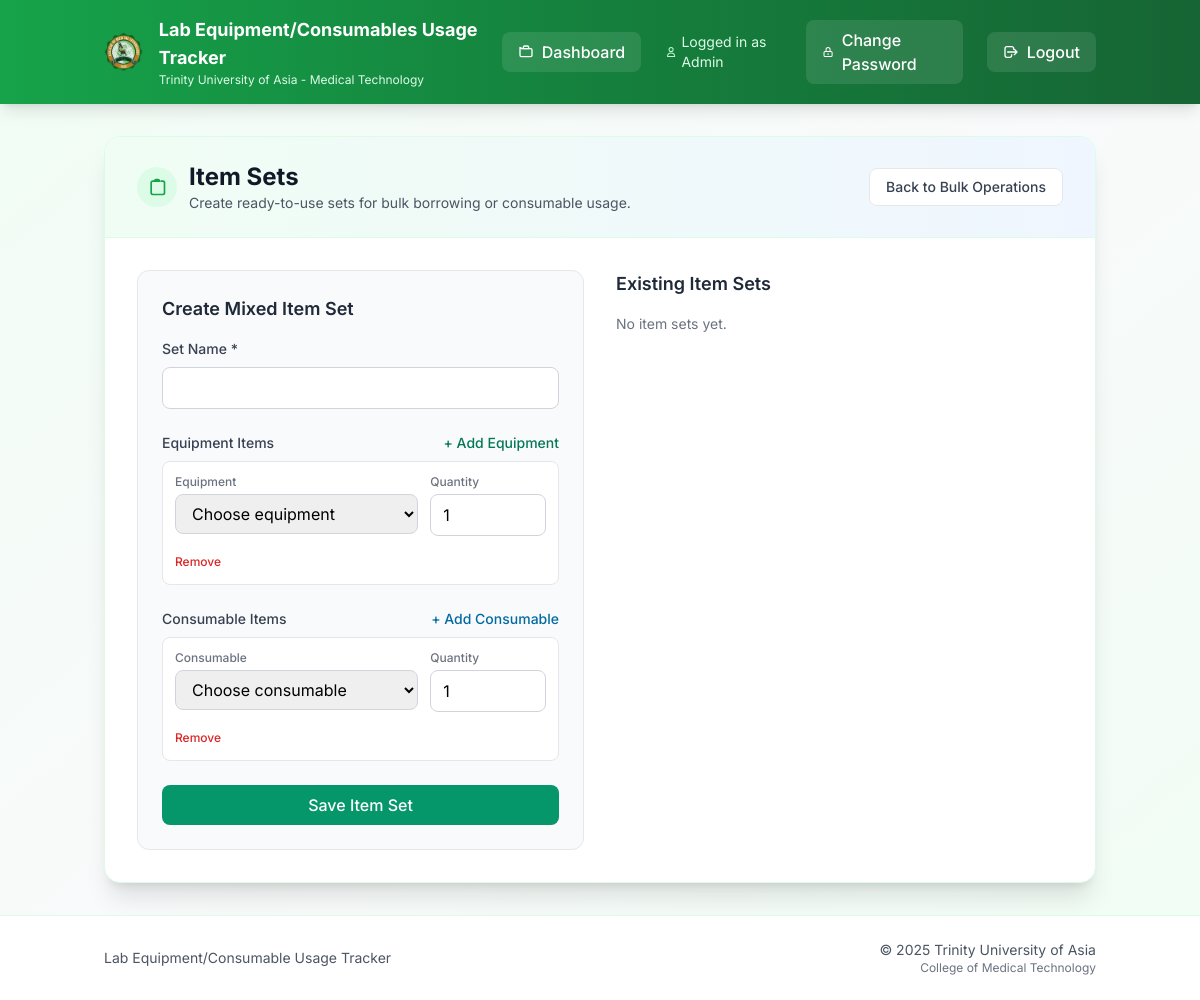
The app's page /item_sets (signed in), older data.
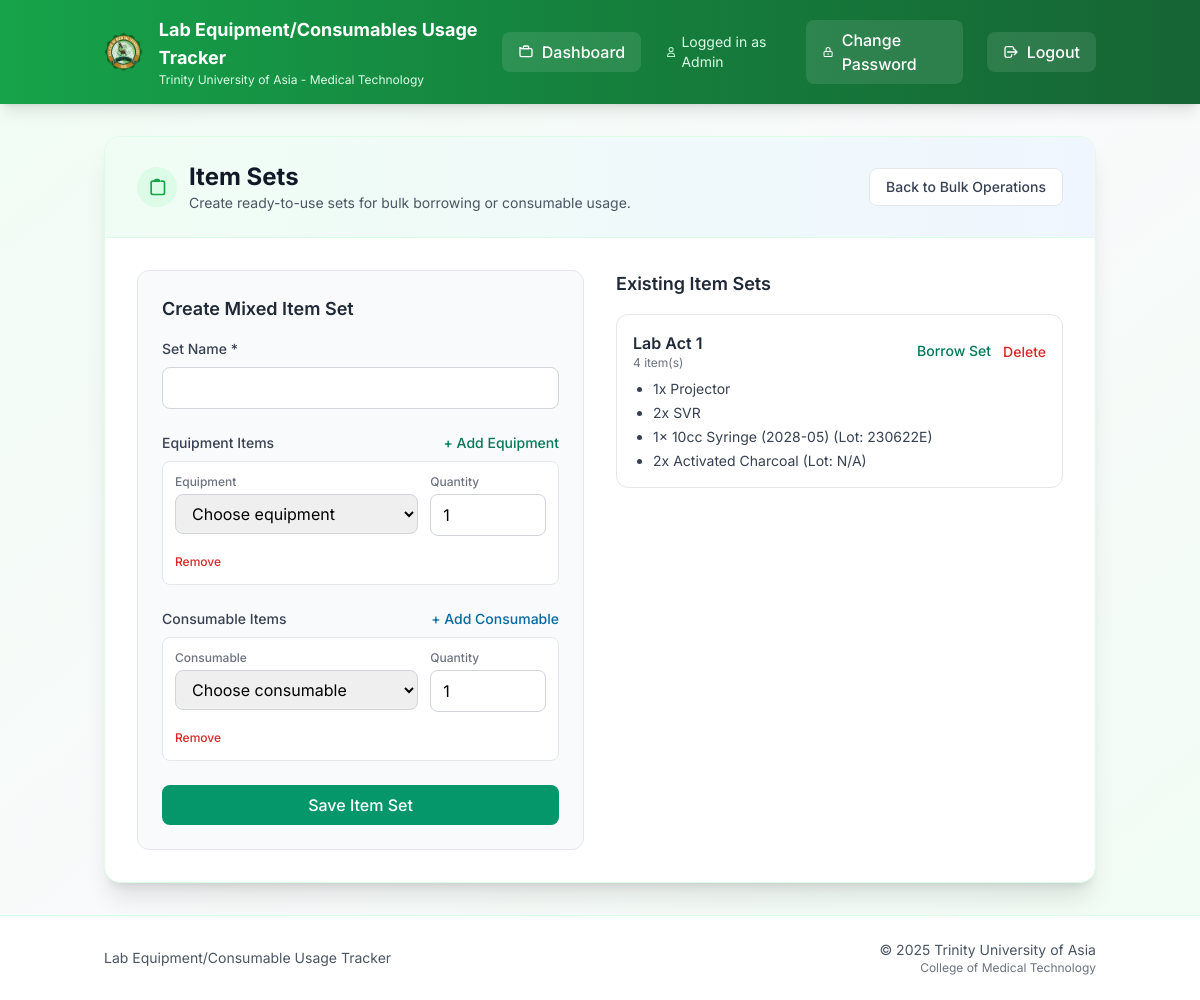
The same page, newer data.
### models.py (models this page shows)
class ItemSet(db.Model):
    id = db.Column(db.Integer, primary_key=True)
    name = db.Column(db.String(120), nullable=False)
    set_type = db.Column(db.String(20), nullable=True, default='mixed')  # legacy compatibility
    created_by = db.Column(db.Integer, db.ForeignKey('user.id'), nullable=True)
    created_at = db.Column(db.DateTime, default=db.func.current_timestamp())
    items = db.relationship('ItemSetItem', backref='item_set', cascade='all, delete-orphan')
    creator = db.relationship('User', backref='item_sets')

class ItemSetItem(db.Model):
    id = db.Column(db.Integer, primary_key=True)
    set_id = db.Column(db.Integer, db.ForeignKey('item_set.id'), nullable=False)
    equipment_id = db.Column(db.Integer, db.ForeignKey('equipment.id'), nullable=True)
    consumable_id = db.Column(db.Integer, db.ForeignKey('consumable.id'), nullable=True)
    quantity = db.Column(db.Integer, default=1, nullable=False)
    equipment = db.relationship('Equipment', backref='item_set_items')
    consumable = db.relationship('Consumable', backref='item_set_items')

class Equipment(db.Model):
    id = db.Column(db.Integer, primary_key=True)
    description = db.Column(db.String(200), nullable=False)
    qty = db.Column(db.Integer)
    date_purchased = db.Column(db.String(20))
    serial_number = db.Column(db.String(100))
    brand_name = db.Column(db.String(100))
    model = db.Column(db.String(100))
    remarks = db.Column(db.String(100))
    location = db.Column(db.String(200))
    barcode = db.Column(db.String(50), nullable=True)  # Barcode for quick scanning

class Consumable(db.Model):
    id = db.Column(db.Integer, primary_key=True)
    balance_stock = db.Column(db.Integer)
    unit = db.Column(db.String(50))
    description = db.Column(db.String(200))
    expiration = db.Column(db.String(20))
    lot_number = db.Column(db.String(50))
    date_received = db.Column(db.String(20))
    items_out = db.Column(db.Integer)
    items_on_stock = db.Column(db.Integer)
    previous_month_stock = db.Column(db.Integer)
    units_consumed = db.Column(db.Integer)
    units_expired = db.Column(db.Integer)
    is_returnable = db.Column(db.Boolean, default=False, nullable=False)
    barcode = db.Column(db.String(50), nullable=True)  # Barcode for quick scanning

### app.py (the view, shortened to what this page needs)
@app.route('/item_sets', methods=['GET', 'POST'])
def item_sets():
    if session.get('role') not in ['tech', 'admin']:
        return redirect(url_for('dashboard'))
    equipment_list = Equipment.query.all()
    consumables_list = Consumable.query.all()
    item_sets = ItemSet.query.all()
    return render_template(
        'item_sets.html',
        equipment=equipment_list,
        consumables=consumables_list,
        item_sets=item_sets
    )

### templates/item_sets.html (shortened to what this page needs)
{% extends 'base.html' %}
{% block content %}
<div class="max-w-7xl mx-auto">
  <div class="bg-white rounded-2xl shadow-xl border border-green-100 overflow-hidden">
    <div class="px-8 py-6 bg-gradient-to-r from-green-50 to-blue-50 border-b border-green-100">
      <div class="flex items-center justify-between">
        <div class="flex items-center space-x-3">
          <div class="h-10 w-10 bg-green-100 rounded-full flex items-center justify-center">
          </div>
          <div>
            <h1 class="text-2xl font-bold text-gray-900">Item Sets</h1>
            <p class="text-sm text-gray-600">Create ready-to-use sets for bulk borrowing or consumable usage.</p>
          </div>
        </div>
        <a href="{{ url_for('bulk_operations') }}"
          class="inline-flex items-center px-4 py-2 bg-white border border-gray-200 rounded-lg text-sm font-medium text-gray-700 hover:bg-gray-50">
          Back to Bulk Operations
        </a>
      </div>
    </div>
    <div class="p-8">
      <div class="grid grid-cols-1 lg:grid-cols-2 gap-8">
        <div class="bg-gray-50 border border-gray-200 rounded-xl p-6">
          <h2 class="text-lg font-semibold text-gray-800 mb-4">Create Mixed Item Set</h2>
          <form method="POST" action="{{ url_for('item_sets') }}" class="space-y-6">
            <div>
              <label class="block text-sm font-medium text-gray-700 mb-2">Set Name *</label>
              <input type="text" name="set_name" required
                class="block w-full px-3 py-2 border border-gray-300 rounded-lg focus:outline-none focus:ring-2 focus:ring-emerald-500 focus:border-emerald-500 bg-white" />
            </div>
            <div>
              <div class="flex items-center justify-between mb-2">
                <label class="block text-sm font-medium text-gray-700">Equipment Items</label>
                <button type="button" onclick="addEquipmentSetItem()"
                  class="text-emerald-700 text-sm font-medium hover:text-emerald-900">+ Add Equipment</button>
              </div>
              <div id="equipment-set-items" class="space-y-3">
                <div class="equipment-set-item grid grid-cols-1 md:grid-cols-3 gap-3 bg-white p-3 rounded-lg border border-gray-200">
                  <div class="md:col-span-2">
                    <label class="block text-xs font-medium text-gray-500 mb-1">Equipment</label>
                    <select name="equipment_ids[]"
                      class="block w-full px-3 py-2 border border-gray-300 rounded-lg focus:outline-none focus:ring-2 focus:ring-emerald-500 focus:border-emerald-500">
                      <option value="">Choose equipment</option>
                    </select>
                  </div>
                  <div>
                    <label class="block text-xs font-medium text-gray-500 mb-1">Quantity</label>
                    <input type="number" name="equipment_quantities[]" min="1" value="1"
                      class="block w-full px-3 py-2 border border-gray-300 rounded-lg focus:outline-none focus:ring-2 focus:ring-emerald-500 focus:border-emerald-500" />
                  </div>
                  <div class="md:col-span-3">
                    <button type="button" onclick="removeEquipmentSetItem(this)"
                      class="text-red-600 text-xs font-medium hover:text-red-800">Remove</button>
                  </div>
                </div>
              </div>
            </div>
            <div>
              <div class="flex items-center justify-between mb-2">
                <label class="block text-sm font-medium text-gray-700">Consumable Items</label>
                <button type="button" onclick="addConsumableSetItem()"
                  class="text-sky-700 text-sm font-medium hover:text-sky-900">+ Add Consumable</button>
              </div>
              <div id="consumable-set-items" class="space-y-3">
                <div class="consumable-set-item grid grid-cols-1 md:grid-cols-3 gap-3 bg-white p-3 rounded-lg border border-gray-200">
                  <div class="md:col-span-2">
                    <label class="block text-xs font-medium text-gray-500 mb-1">Consumable</label>
                    <select name="consumable_ids[]"
                      class="block w-full px-3 py-2 border border-gray-300 rounded-lg focus:outline-none focus:ring-2 focus:ring-sky-500 focus:border-sky-500">
                      <option value="">Choose consumable</option>
                    </select>
                  </div>
                  <div>
                    <label class="block text-xs font-medium text-gray-500 mb-1">Quantity</label>
                    <input type="number" name="consumable_quantities[]" min="1" value="1"
                      class="block w-full px-3 py-2 border border-gray-300 rounded-lg focus:outline-none focus:ring-2 focus:ring-sky-500 focus:border-sky-500" />
                  </div>
                  <div class="md:col-span-3">
                    <button type="button" onclick="removeConsumableSetItem(this)"
                      class="text-red-600 text-xs font-medium hover:text-red-800">Remove</button>
                  </div>
                </div>
              </div>
            </div>
            <button type="submit"
              class="w-full inline-flex items-center justify-center px-4 py-2 bg-emerald-600 text-white rounded-lg font-medium hover:bg-emerald-700">
              Save Item Set
            </button>
          </form>
        </div>
        <div>
          <h2 class="text-lg font-semibold text-gray-800 mb-4">Existing Item Sets</h2>
          <div class="space-y-4">
            {% for s in item_sets %}
              <div class="bg-white border border-gray-200 rounded-xl p-4">
                <div class="flex items-center justify-between mb-2">
                  <div>
                    <h3 class="font-semibold text-gray-800">{{ s.name }}</h3>
                    <p class="text-xs text-gray-500">{{ s.items|length }} item(s)</p>
                  </div>
                  <div class="flex items-center space-x-3">
                    <a href="{{ url_for('bulk_operations') }}?set_id={{ s.id }}"
                       class="text-emerald-700 text-sm font-medium hover:text-emerald-900">Borrow Set</a>
                    <form method="POST" action="{{ url_for('delete_item_set', set_id=s.id) }}" onsubmit="return confirm('Delete this set?')">
                      <button type="submit" class="text-red-600 text-sm font-medium hover:text-red-800">Delete</button>
                    </form>
                  </div>
                </div>
                <ul class="text-sm text-gray-700 list-disc pl-5 space-y-1">
                  {% for item in s.items %}
                    {% if item.equipment %}
                      <li>{{ item.quantity }}x {{ item.equipment.description }}</li>
                    {% elif item.consumable %}
                      <li>{{ item.quantity }}x {{ item.consumable.description }} (Lot: {{ item.consumable.lot_number }})</li>
                    {% endif %}
                  {% endfor %}
                </ul>
              </div>
            {% else %}
              <p class="text-sm text-gray-500">No item sets yet.</p>
            {% endfor %}
          </div>
        </div>
      </div>
    </div>
  </div>
</div>
{% endblock %}

### templates/base.html (shortened to what this page needs)
<!DOCTYPE html>
<html lang="en">
<head>
  <script src="https://cdn.tailwindcss.com"></script>
</head>
<body class="bg-gradient-to-br from-green-50 via-gray-50 to-green-50 min-h-screen">
  {% if session.get('user_id') %}
  <nav class="bg-gradient-to-r from-green-600 via-green-700 to-green-800 shadow-lg sticky top-0 z-50">
    <div class="container mx-auto px-4">
      <div class="flex justify-between items-center py-4">
        <div class="flex items-center space-x-4">
          <img src="{{ url_for('static', filename='/cmt.png') }}" class="h-10 w-10">
          <div>
            <a href="/dashboard" class="text-white font-bold text-lg hover:text-green-100 transition-colors">
              Lab Equipment/Consumables Usage Tracker
            </a>
            <p class="text-green-100 text-xs hidden sm:block">Trinity University of Asia - Medical Technology</p>
          </div>
        </div>
        <div class="flex items-center space-x-6">
          <a href="/dashboard"
            class="group flex items-center space-x-2 bg-white bg-opacity-10 hover:bg-opacity-20 px-4 py-2 rounded-lg text-white hover:text-green-100 transition-all duration-200">
            <span class="font-medium hidden sm:inline">Dashboard</span>
          </a>
          <div class="hidden md:flex items-center space-x-1">
            <svg class="h-4 w-4 text-green-200" fill="none" stroke="currentColor" viewBox="0 0 24 24">
              <path stroke-linecap="round" stroke-linejoin="round" stroke-width="2"
                d="M16 7a4 4 0 11-8 0 4 4 0 018 0zM12 14a7 7 0 00-7 7h14a7 7 0 00-7-7z" />
            </svg>
            <span class="text-green-100 text-sm">Logged in as {{ session.get('role', 'User').title() }}</span>
          </div>
          <a href="/change_password"
            class="group flex items-center space-x-2 bg-white bg-opacity-10 hover:bg-opacity-20 px-4 py-2 rounded-lg text-white hover:text-green-100 transition-all duration-200">
            <svg class="h-4 w-4 group-hover:scale-110 transition-transform" fill="none" stroke="currentColor"
              viewBox="0 0 24 24">
              <path stroke-linecap="round" stroke-linejoin="round" stroke-width="2"
                d="M12 15v2m-6 4h12a2 2 0 002-2v-6a2 2 0 00-2-2H6a2 2 0 00-2 2v6a2 2 0 002 2zm10-10V7a4 4 0 00-8 0v4h8z" />
            </svg>
            <span class="font-medium hidden sm:inline">Change Password</span>
          </a>
          <a href="/logout"
            class="group flex items-center space-x-2 bg-white bg-opacity-10 hover:bg-opacity-20 px-4 py-2 rounded-lg text-white hover:text-green-100 transition-all duration-200">
            <svg class="h-4 w-4 group-hover:scale-110 transition-transform" fill="none" stroke="currentColor"
              viewBox="0 0 24 24">
              <path stroke-linecap="round" stroke-linejoin="round" stroke-width="2"
                d="M17 16l4-4m0 0l-4-4m4 4H7m6 4v1a3 3 0 01-3 3H6a3 3 0 01-3-3V7a3 3 0 013-3h7a3 3 0 013 3v1" />
            </svg>
            <span class="font-medium">Logout</span>
          </a>
        </div>
      </div>
    </div>
  </nav>
  {% endif %}
  <main class="{% if session.get('user_id') %}container mx-auto px-4 py-8{% endif %} fade-in">
    <div class="{% if session.get('user_id') %}max-w-7xl mx-auto{% endif %}">
      {% block content %}{% endblock %}
    </div>
  </main>
  {% if session.get('user_id') %}
  <footer class="mt-auto bg-white border-t border-green-100">
    <div class="container mx-auto px-4 py-6">
      <div class="flex flex-col md:flex-row justify-between items-center text-sm text-gray-600">
        <div class="flex items-center space-x-2 mb-2 md:mb-0">
          <span>Lab Equipment/Consumable Usage Tracker</span>
        </div>
        <div class="text-center md:text-right">
          <p>© 2025 Trinity University of Asia</p>
          <p class="text-xs text-gray-500">College of Medical Technology</p>
        </div>
      </div>
    </div>
  </footer>
  {% endif %}
</body>
</html>

### templates/base.html (style rules this page uses)
body { font-family: 'Inter', sans-serif; }
* { transition: all 0.2s ease-in-out; }
.fade-in { animation: fadeIn 0.5s ease-out; }

Row changes from the older to the newer data that the page shows:
added ItemSet: name "Lab Act 1", items|length "4"
added ItemSetItem: quantity "1", equipment.description "Projector"
added ItemSetItem: quantity "2", equipment.description "SVR"
added ItemSetItem: quantity "1", consumable.description "10cc Syringe (2028-05)", consumable.lot_number "230622E"
added ItemSetItem: quantity "2", consumable.description "Activated Charcoal", consumable.lot_number "N/A"
Text that changed along with them:
text no longer shown: "No item sets yet."
